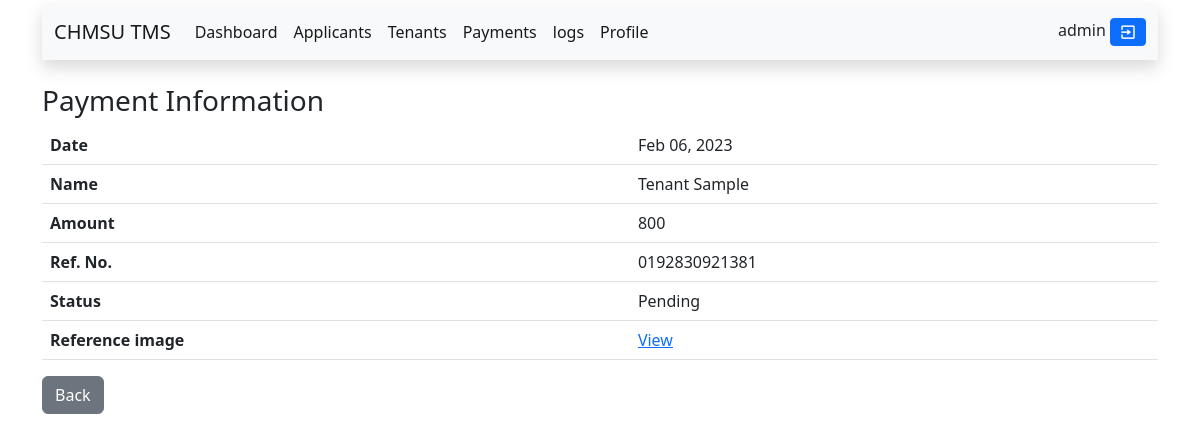
Screenshot of /admin/process.php?viewPaymentInfo=132 (signed in) with the database file from the repository.
### tables this page shows
CREATE TABLE `users` (
  `id` int(11) NOT NULL,
  `username` varchar(255) NOT NULL,
  `password` varchar(255) NOT NULL,
  `date` datetime NOT NULL DEFAULT current_timestamp(),
  `account_type` varchar(255) NOT NULL DEFAULT 'tenant',
  `user_id` int(11) NOT NULL,
  `status` varchar(10) NOT NULL DEFAULT 'active'
);

CREATE TABLE `payment` (
  `id` int(11) NOT NULL,
  `amount` varchar(255) NOT NULL,
  `refno` varchar(255) NOT NULL,
  `ref_img` varchar(255) NOT NULL,
  `status` varchar(255) NOT NULL DEFAULT 'pending',
  `date` date DEFAULT current_timestamp(),
  `user_id` int(11) NOT NULL
);

CREATE TABLE `tenants` (
  `id` int(11) NOT NULL,
  `fname` varchar(100) NOT NULL,
  `midname` varchar(255) NOT NULL,
  `lname` varchar(100) NOT NULL,
  `email` varchar(100) NOT NULL,
  `contact` varchar(11) NOT NULL,
  `birth_date` date NOT NULL,
  `business_type` varchar(100) NOT NULL,
  `address` varchar(255) NOT NULL,
  `l_intent` varchar(255) NOT NULL,
  `s_permit` varchar(255) NOT NULL,
  `b_permit` varchar(255) NOT NULL,
  `h_certificate` varchar(255) NOT NULL,
  `status` varchar(100) NOT NULL DEFAULT 'pending',
  `date` datetime(6) NOT NULL DEFAULT current_timestamp(6)
);

### admin/fetch.php (called while the page is built, shortened)
<?php
include("../connections.php");
$get_record = mysqli_query($connections, "SELECT * FROM users WHERE id='$user_id' ");
while ($row = mysqli_fetch_assoc($get_record)) {
    $db_username = $row["username"];
}

### admin/payment_info.php (the view, shortened to what this page needs)
<?php
if (isset($_SESSION["id"])) :
    $user_id = $_SESSION["id"];
    include("../connections.php");
    include("fetch.php");
?>
    <!DOCTYPE html>
    <html lang="en">
    <head>
        <link rel="stylesheet" href="style/dashboard.css">
    </head>
    <body>
        <div class="container">
            <?php
            include("inc/top_nav.php");
            ?>
            <br>
            <h3>Payment Information</h3>
            <div class="wrapper" style="display:flex;">
                <table class="table table-striped">
                    <thead>
                        <tr>
                            <th>Date</th>
                            <td><?php echo date('M d, Y', strtotime($payment_date)) ?></td>
                        </tr>
                        <tr>
                            <th>Name</th>
                            <td><?php echo $tenant_fullname ?></td>
                        </tr>
                        <tr>
                            <th>Amount</th>
                            <td><?php echo $payment_amount ?></td>
                        </tr>
                        <tr>
                            <th>Ref. No.</th>
                            <td><?php echo  $payment_refno ?></td>
                        </tr>
                        <tr>
                            <th>Status</th>
                            <td><?php echo ucfirst($payment_status) ?></td>
                        </tr>
                        <tr>
                            <th>Reference image</th>
                            <td>
                                <a href="#" data-bs-toggle="modal" data-bs-target="#viewRef">
                                    View
                                </a>
                            </td>
                        </tr>
                    </thead>
                </table>
            </div>
            <a href="payments.php" class="btn btn-secondary">Back</a>
        </div>
    </body>
    </html>
<?php
else :
    @include "../error.php";
endif;
?>

### admin/inc/top_nav.php (shortened to what this page needs)
<nav class="navbar mt-1 navbar-expand-lg bg-light shadow">
    <div class="container-fluid">
        <a class="navbar-brand" href="index.php">CHMSU TMS</a>
        <div class="collapse navbar-collapse" id="navbarScroll">
            <ul class="navbar-nav me-auto my-2 my-lg-0 navbar-nav-scroll" style="--bs-scroll-height: 100px;">
                <li class="nav-item">
                    <a class="nav-link active" aria-current="page" href="index.php">Dashboard</a>
                </li>
                <li class="nav-item">
                    <a class="nav-link active" aria-current="page" href="applicants.php">Applicants</a>
                </li>
                <li class="nav-item">
                    <a class="nav-link active" aria-current="page" href="tenants.php">Tenants</a>
                </li>
                <li class="nav-item">
                    <a class="nav-link active" href="payments.php">Payments</a>
                </li>
                <li class="nav-item">
                    <a class="nav-link active" href="logs.php">logs</a>
                </li>
                <li class="nav-item">
                    <a class="nav-link active" href="profile.php">Profile</a>
                </li>
            </ul>
            <div>
                <?php echo "$db_username"; ?>
                <button title="Logout" type='submit' name="logoutUser" data-bs-toggle="modal" data-bs-target="#modalLogout" class='btn-sm btn btn-primary'><i class='bx bx-exit'></i></button>
            </div>
        </div>
    </div>
</nav>

### connections.php (style rules this page uses)
i { font-size: 18px; }

### rows the page displays
users: username "admin"
users: payment.date "Feb 06, 2023", tenants.fname+lname "Tenant Sample", payment.amount "800", payment.refno "0192830921381", payment.status "Pending"
